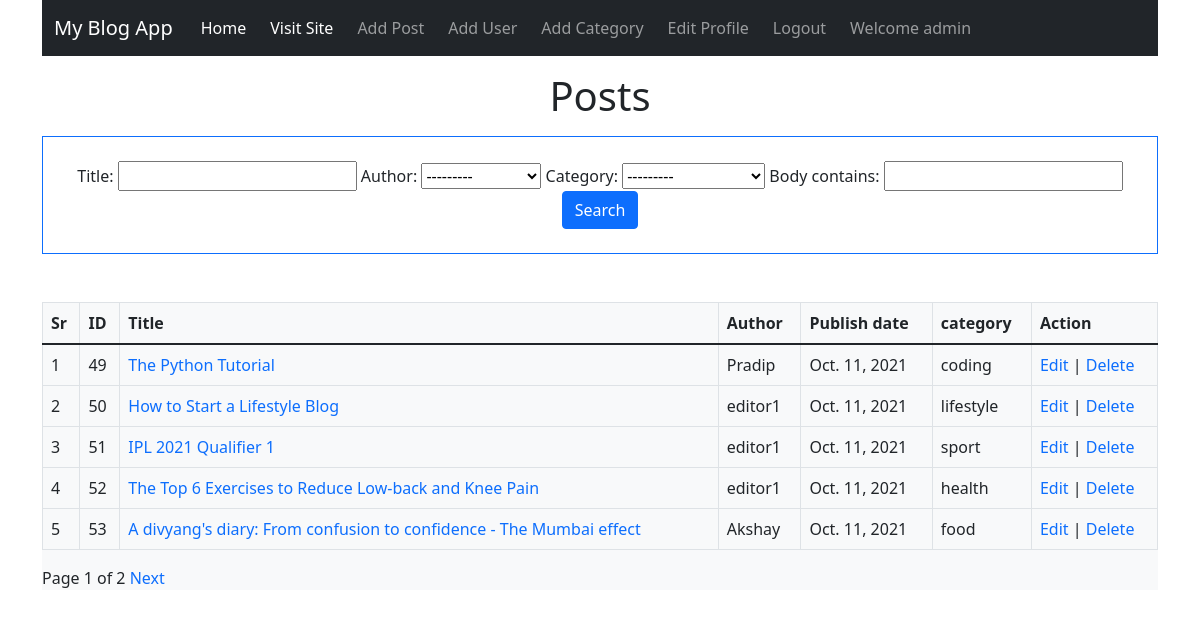
The page /blog_admin/posts (signed in) on the database its author committed.
### blogapp/models.py (models this page shows, shortened)
class Post(models.Model):
    title = models.CharField(max_length=255)
    author = models.ForeignKey(User,on_delete=models.CASCADE)
    body = models.TextField()
    publish_date = models.DateField(auto_now_add=True)
    category = models.ForeignKey(Category,on_delete=models.CASCADE)
    def __str__(self):
        return self.title +' | '+ str(self.author)

class Category(models.Model):
    name = models.CharField(max_length=100)
    def __str__(self):
        return self.name
    class Meta:
        verbose_name_plural = 'categories'

### blog_admin/views.py (the view)
# urls.py: path('posts',views.PostListView.as_view(),name='posts'),
class PostListView(IsStaffOrSuperUserMixin,ListView):
    model = Post
    template_name = 'blog_admin/posts.html'
    ordering = ['-publish_date']
    context_object_name = 'posts'
    filterset_class = PostFilter
    paginate_by= 5 # 5 items per page
    paginate_orphans = 1
    def get_context_data(self,*args, **kwargs):
        myFilter = PostFilter(self.request.GET,self.get_queryset())
        context = super().get_context_data(*args,**kwargs)
        context['categories']= Category.objects.all()
        context['myFilter']= myFilter
        context['filterd_posts']= myFilter.qs
        return context
    def paginate_queryset(self, queryset, page_size):
        try:
            print(super().paginate_queryset(queryset, page_size))
            return super().paginate_queryset(queryset, page_size)
        except Http404:
            self.kwargs['page']=1
            return super().paginate_queryset(queryset, page_size)

### blog_admin/permissions.py (called while the page is built)
    def test_func(self):
        return self.request.user.is_staff or self.request.user.is_superuser

### blog_admin/templates/blog_admin/posts.html (shortened to what this page needs)
{% extends 'blog_admin/base.html' %}
{% block content %}
<h1 class="text-center mt-3"> Posts</h1>
<div class="text-center mt-3 border border-primary p-4 ">
  <form action="">
    {{myFilter.form}}
    <button class="btn btn-primary" type="submit">Search</button>
  </form>
</div>
<div class="bg-light mt-5">
  <table class="table table-bordered">
    <thead>
      <tr>
        <th scope="col">Sr</th>
        <th scope="col">ID</th>
        <th scope="col">Title</th>
        <th scope="col">Author</th>
        <th scope="col">Publish date</th>
        <th scope="col">category</th>
        <th scope="col">Action</th>
      </tr>
    </thead>
    <tbody>
      {% if is_paginated %}
        {% for post in page_obj %}
          <tr>
            <td>{{forloop.counter}}</td>
            <td>{{post.id}}</td>
            <td><a href="{% url 'article' post.id %}">{{post.title}}</a></td>
            <td>{{post.author}}</td>
            <td> {{post.publish_date}}</td>
            <td> {{post.category}}</td>
            <td><a href="{% url 'edit_post' post.id %}">Edit</a> | <a href="{% url 'delete_post' post.id %}">Delete</a></td>
          </tr>
        {% endfor %}
        </tbody>
        </table>
        <div>
          <span>Page {{page_obj.number}} of {{page_obj.paginator.num_pages}} </span>
          {% if page_obj.has_next %}
          <a href="?page={{page_obj.next_page_number}}">Next</a>
          {% endif %}
        </div>
      {%endif%}
</div>
{% endblock %}

### blog_admin/templates/blog_admin/base.html (shortened to what this page needs)
<!doctype html>
<html lang="en">
<head>
  <link href="https://cdn.jsdelivr.net/npm/bootstrap@5.1.1/dist/css/bootstrap.min.css" rel="stylesheet"
>
</head>
<body>
  <div class="container">
    <nav class="navbar navbar-expand-lg navbar-dark bg-dark">
      <div class="container-fluid">
        <a class="navbar-brand" href="#">My Blog App</a>
        <div class="collapse navbar-collapse" id="navbarSupportedContent">
          <ul class="navbar-nav me-auto mb-2 mb-lg-0">
            <li class="nav-item mx-1">
              <a class="nav-link active" aria-current="page" href="{% url 'admin_home' %}">Home</a>
            </li>
            <li class="nav-item mx-1">
              <a class="nav-link active" aria-current="page" href="{% url 'home' %}">Visit Site</a>
            </li>
            {% if user.is_authenticated %}
            <li class="nav-item mx-1">
              <a class="nav-link" href="{% url 'add_post' %}">Add Post</a>
            </li>
            <li class="nav-item mx-1">
              <a class="nav-link" href="{% url 'add_user' %}">Add User</a>
            </li>
            <li class="nav-item mx-1">
              <a class="nav-link" href="{% url 'add_category' %}">Add Category</a>
            </li>
            <li class="nav-item mx-1">
              <a class="nav-link" href="{% url 'edit_profile' %}">Edit Profile</a>
            </li>
            <li class="nav-item mx-1">
              <a class="nav-link" href="{% url 'logout' %}">Logout</a>
            </li>
            <li class="nav-item mx-1">
              <a class="nav-link" href="">Welcome {{user.username}}</a>
            </li>
            {% endif %}
        </ul>
        </div>
      </div>
    </nav>
    {% block content %}
    {% endblock %}
  </div>
</body>
</html>

### blog_admin/templates/blog_admin/base.html (style rules this page uses)
a:link { text-decoration: none; }

### rows shown on the page
Post: id "49", title "The Python Tutorial", author "Pradip", publish_date "Oct. 11, 2021", category "coding"
Post: id "50", title "How to Start a Lifestyle Blog", author "editor1", publish_date "Oct. 11, 2021", category "lifestyle"
Post: id "51", title "IPL 2021 Qualifier 1", author "editor1", publish_date "Oct. 11, 2021", category "sport"
Post: id "52", title "The Top 6 Exercises to Reduce Low-back and Knee Pain", author "editor1", publish_date "Oct. 11, 2021", category "health"
Post: id "53", title "A divyang's diary: From confusion to confidence - The Mumbai effect", author "Akshay", publish_date "Oct. 11, 2021", category "food"

### other values the page prints
{{ user.username }} "admin"
{{ page_obj.number }} "1"
{{ page_obj.paginator.num_pages }} "2"
